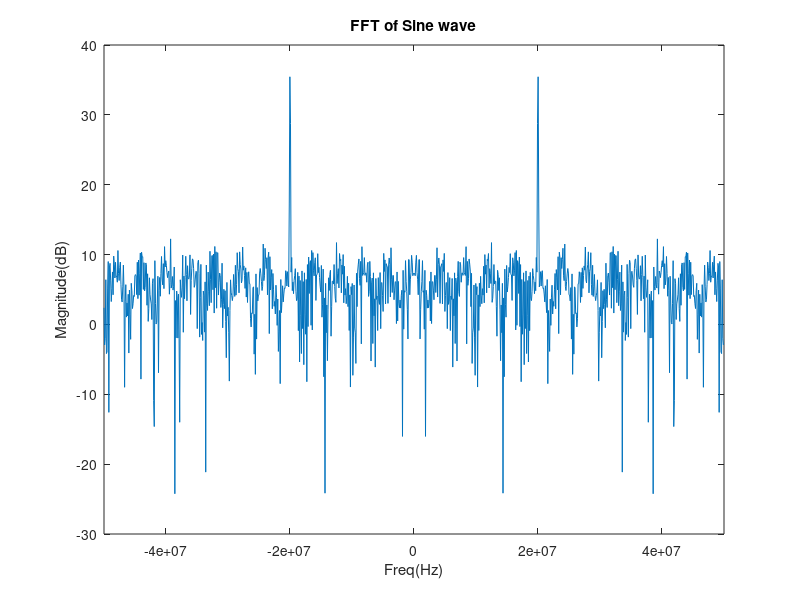
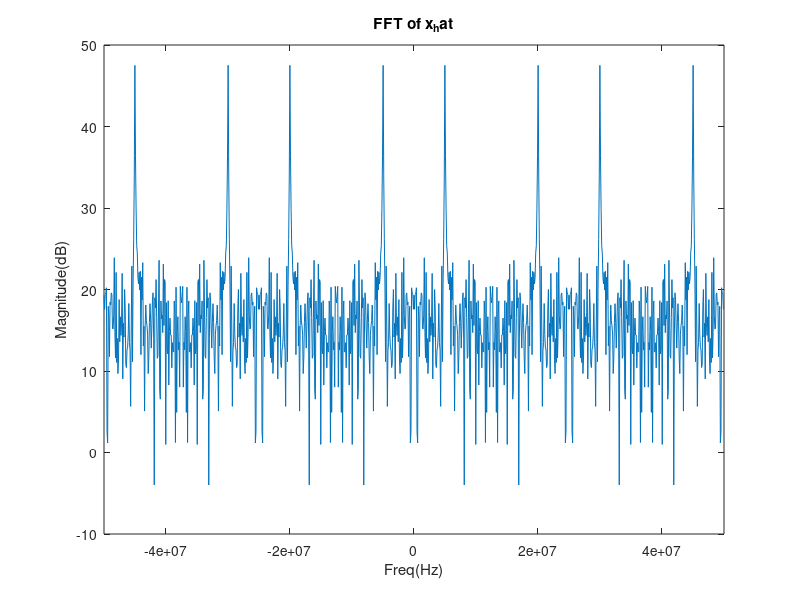
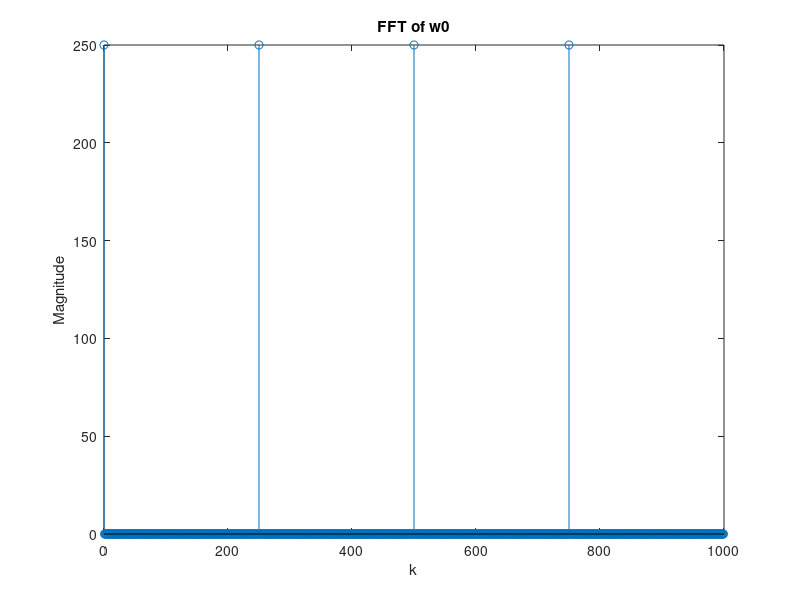

Recreate these plots in MATLAB, in order.
% ECE 310 HW 4
% Jing Jiang

% 2
% a)
f = 10 * 10e3;
f_s = 50 * 10e3;
N = 256;
bin_sp = f_s/N;

% b)
k1 = f/bin_sp;
k2 = (f_s - f)/bin_sp;

% c)
bin_sp = bin_sp/10e3;
w = abs((2 * pi * (10 - bin_sp * 51)) / 50);
diric_0 = diric(0, 250);
diric_w = diric(w, 250);
strad_loss = 20 * log10(abs(diric_w./ diric_0))

% d)
hamming = hamming(250);
w_dc = sum(hamming);
w_d = sum(transpose(hamming) .* exp(-j * w * (1:250)));
ham_loss = 20 * log10(abs(w_d / w_dc))

% e)
N_n = 512;
bin_sp_n = f_s/N_n / 10e3;

w_n = abs((2 * pi * (10 - bin_sp_n * 51)) / 50);
diric_w_n = diric(w_n, 250);
strad_loss_n = 20 * log10(abs(diric_w_n./diric_0))

w_dc_n = sum(hamming);
w_d_n = sum(transpose(hamming) .* exp(-j * w * (1:250)));
ham_loss_n = 20 * log10(abs(w_d_n/ w_dc_n))

% 6
fs = 100e6;
t = (0:999)*1/fs;
f = 20e6;
sine = 2*sin(2*pi*f*t);
awgn = sqrt(0.2)*randn(size(t));
sig = sine + awgn;
w = chebwin(1000,30);
win_output = sig.*w';
k = -1024/2:(1024/2-1);
f2 = k * fs/1024;

fast_f = fft(win_output, 1024);
plot(f2, 20*log10(fftshift(fast_f)));
xlim([-fs/2 fs/2]);
title('FFT of Sine wave');
xlabel('Freq(Hz)');
ylabel('Magnitude(dB)');

% 7
% a)
w0 = zeros(1,1000);
for n = 0:249
    w0(4*n+3) = 1;
end

x_hat = (w0.*sig);

x_hat_fastf = fft(x_hat, 1024);
x_hat2 = 20*log10(fftshift(x_hat_fastf));

figure;
plot(f2, x_hat2);
xlim([-fs/2 fs/2]);
title('FFT of x_hat');
xlabel('Freq(Hz)');
ylabel('Magnitude(dB)');

% Peak frequencies appears at -45, -30, -20, -5, 5, 20, 30, 45 (MHz)

% b)
w0_fft = fft(w0, 1000);
figure;
stem(0:999, abs(w0_fft));
title('FFT of w0');
xlabel('k');
ylabel('Magnitude');

% w0 convolves with the original sine wave.